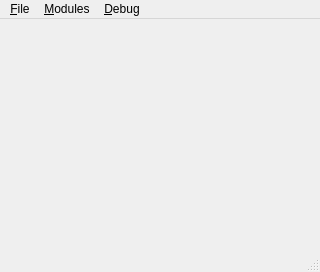
<?xml version="1.0" encoding="UTF-8"?>
<ui version="4.0">
 <class>MainWindow</class>
 <widget class="QMainWindow" name="MainWindow">
  <property name="geometry">
   <rect>
    <x>0</x>
    <y>0</y>
    <width>320</width>
    <height>272</height>
   </rect>
  </property>
  <property name="windowTitle">
   <string>MainWindow</string>
  </property>
  <widget class="QWidget" name="centralWidget"/>
  <widget class="QMenuBar" name="menuBar">
   <property name="geometry">
    <rect>
     <x>0</x>
     <y>0</y>
     <width>320</width>
     <height>21</height>
    </rect>
   </property>
   <widget class="QMenu" name="menu_File">
    <property name="title">
     <string>&amp;File</string>
    </property>
    <addaction name="actionE_xit"/>
   </widget>
   <widget class="QMenu" name="menu_Modules">
    <property name="title">
     <string>&amp;Modules</string>
    </property>
    <addaction name="actionProgram"/>
    <addaction name="actionDSP_Engine"/>
   </widget>
   <widget class="QMenu" name="menu_Debug">
    <property name="title">
     <string>&amp;Debug</string>
    </property>
    <addaction name="action_Enable"/>
   </widget>
   <addaction name="menu_File"/>
   <addaction name="menu_Modules"/>
   <addaction name="menu_Debug"/>
  </widget>
  <widget class="QStatusBar" name="statusBar"/>
  <action name="actionE_xit">
   <property name="text">
    <string>E&amp;xit</string>
   </property>
  </action>
  <action name="actionProgram">
   <property name="text">
    <string>&amp;Program...</string>
   </property>
  </action>
  <action name="actionDSP_Engine">
   <property name="text">
    <string>DSP &amp;Binary...</string>
   </property>
  </action>
  <action name="action_Enable">
   <property name="checkable">
    <bool>true</bool>
   </property>
   <property name="text">
    <string>&amp;Enable</string>
   </property>
   <property name="shortcut">
    <string>F12</string>
   </property>
  </action>
 </widget>
 <layoutdefault spacing="6" margin="11"/>
 <resources/>
 <connections>
  <connection>
   <sender>actionE_xit</sender>
   <signal>triggered()</signal>
   <receiver>MainWindow</receiver>
   <slot>close()</slot>
   <hints>
    <hint type="sourcelabel">
     <x>-1</x>
     <y>-1</y>
    </hint>
    <hint type="destinationlabel">
     <x>199</x>
     <y>149</y>
    </hint>
   </hints>
  </connection>
 </connections>
</ui>
